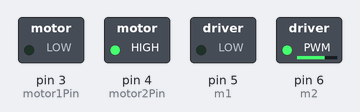
This sketch was run on a simulated Arduino Uno, built with avr-gcc and run on an emulated ATmega328P. On the bench: switched loads named in the sketch (green lamp = pin HIGH).

Above: at 0.05 s.
At 3.45 s:
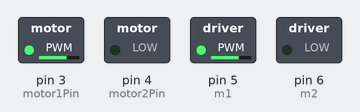
Timing chart, 0 to 8.1 s (numbered marks = the images above):
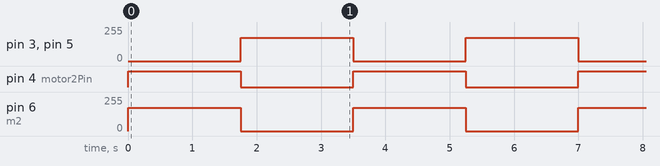

Measured:
- by itself, pin 3 (motor1Pin), pin 5 (m1), pin 6 (m2): alternates 175/255 for 1.8 s and 0/255 for 1.8 s
- by itself, pin 4 (motor2Pin): alternates HIGH for 1.8 s and LOW for 1.8 s

The sketch:

hbridgesimple.ino
```cpp
//Motor test using the h-bridge

const int switchPin = 2;    // switch input
const int motor1Pin = 3;    // H-bridge leg 1 (pin 2, 1A)
const int motor2Pin = 4;    // H-bridge leg 2 (pin 7, 2A)
const int m1 = 5;
const int m2=6;

//const int enablePin = 9;    // H-bridge enable pin

void setup() {
    // set the switch as an input:
    //pinMode(switchPin, INPUT);

    // set all the other pins you're using as outputs:
    pinMode(motor1Pin, OUTPUT);
    pinMode(motor2Pin, OUTPUT);
    //pinMode(enablePin, OUTPUT);

    // set enablePin 175 so that motor can turn on:
    //analogWrite(enablePin, 175);
  }

void loop() {
    // if the switch is 175, motor will turn on one direction:
      analogWrite(motor1Pin, 0);   // set leg 1 of the H-bridge 0
      analogWrite(motor2Pin, 175);  // set leg 2 of the H-bridge 175

      analogWrite(m1, 0);
      analogWrite(m2,175);

   delay(1750);
      analogWrite(motor1Pin, 175);  // set leg 1 of the H-bridge 175
      analogWrite(motor2Pin, 0);   // set leg 2 of the H-bridge 0
      analogWrite(m1, 175);
      analogWrite(m2, 0);
      delay(1750);
  }
```
